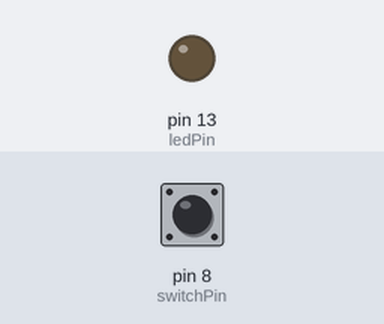
This sketch was run on a simulated Arduino Uno, built with avr-gcc and run on an emulated ATmega328P. Shown: output pins drawn as LEDs (lit = HIGH). The test bench sets the inputs (shaded band); at power-on: pin 8 (switchPin) LOW.

Above: at 1.2 s.
1.3 s: pin 8 (switchPin) pulsed HIGH 5 times (0.12 s each, 0.3 s apart)
At 2.8 s:
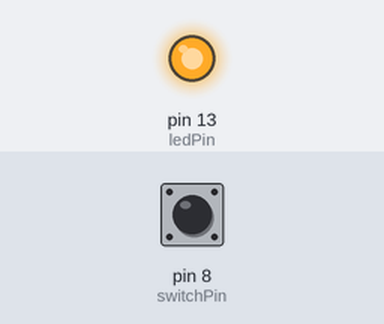
Timing chart, 0 to 4.3 s (numbered marks = the images above; inputs shaded):
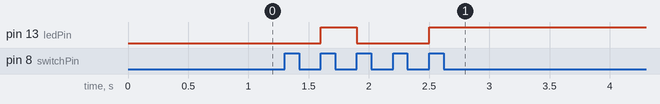

Measured:
- after the input at 1.3 s, pin 13 (ledPin): LOW → HIGH after 0.30 s, → LOW 0.30 s later, → HIGH 0.60 s later

The sketch:

simple_switch_light_wrong.ino
```cpp
int switchPin = 8;
int ledPin = 13;
boolean lastBtn = LOW;
boolean led0n = false;

void setup() {
  pinMode(switchPin, INPUT);
  pinMode(ledPin, OUTPUT);
}

void loop() {
  if (digitalRead(switchPin) == HIGH && lastBtn == LOW){
    led0n = !led0n;
    lastBtn = HIGH;
  } else {
    lastBtn = digitalRead(switchPin);
  }
  digitalWrite(ledPin, led0n);
}
```
